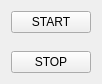
  <widget class="QWidget" name="">
   <property name="geometry">
    <rect>
     <x>680</x>
     <y>390</y>
     <width>82</width>
     <height>84</height>
    </rect>
   </property>
   <layout class="QVBoxLayout" name="verticalLayout">
    <item>
     <widget class="PyDMPushButton" name="PyDMPushButton_26">
      <property name="toolTip">
       <string/>
      </property>
      <property name="text">
       <string>START</string>
      </property>
      <property name="channel" stdset="0">
       <string>ca://APX:GASTurbo_START</string>
      </property>
     </widget>
    </item>
    <item>
     <widget class="PyDMByteIndicator" name="PyDMByteIndicator_35">
      <property name="toolTip">
       <string/>
      </property>
      <property name="channel" stdset="0">
       <string>ca://APX:V7_SCL</string>
      </property>
      <property name="onColor" stdset="0">
       <color>
        <red>255</red>
        <green>0</green>
        <blue>0</blue>
       </color>
      </property>
      <property name="labels" stdset="0">
       <stringlist/>
      </property>
     </widget>
    </item>
    <item>
     <widget class="PyDMPushButton" name="PyDMPushButton_25">
      <property name="toolTip">
       <string/>
      </property>
      <property name="text">
       <string>STOP</string>
      </property>
      <property name="channel" stdset="0">
       <string>ca://APX:GASTurbo_STOP</string>
      </property>
     </widget>
    </item>
   </layout>
  </widget>
